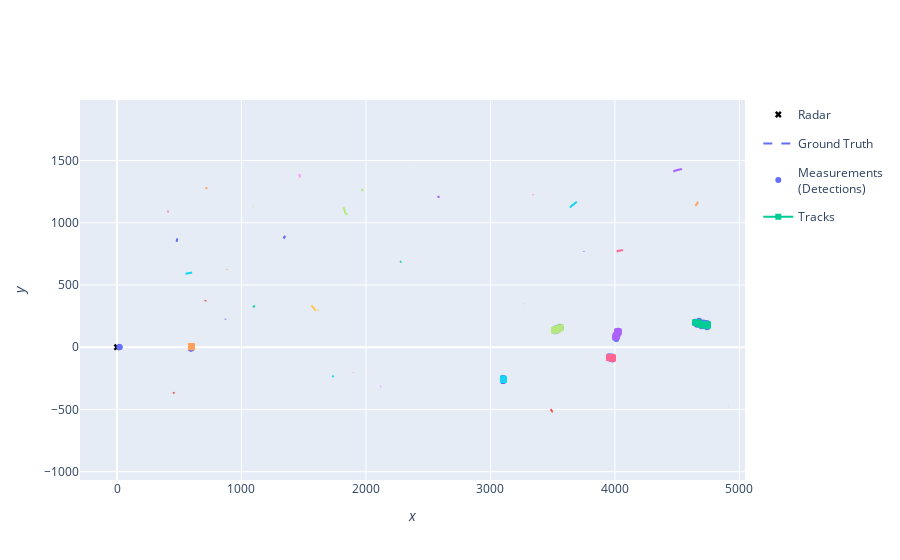

Here is the notebook cell this chart was saved with:
### Markdown cell above
Plot the resulting tracks

### Code cell
plotter.plot_tracks(all_tracks, [0,2])
plotter.fig.show()
